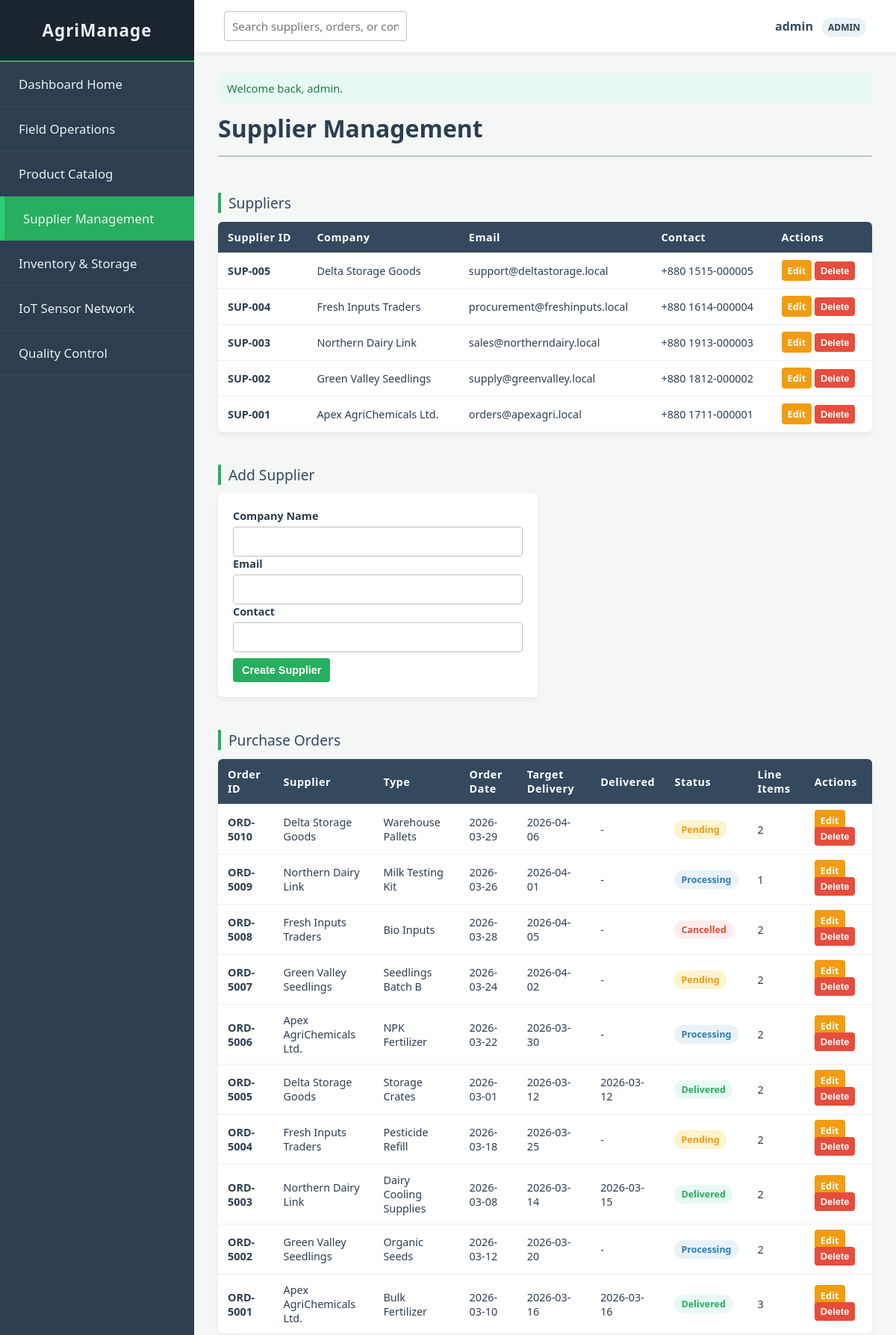
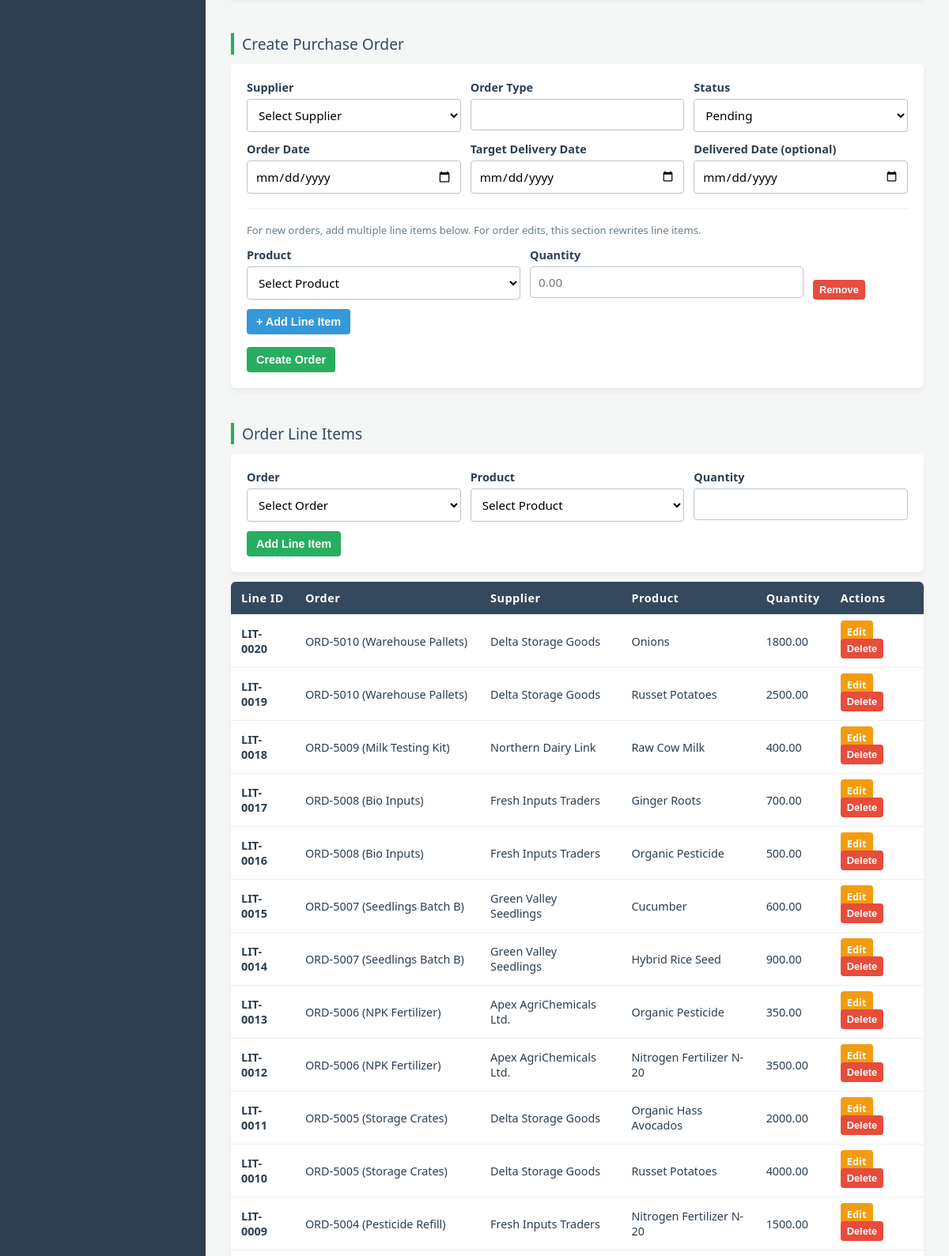
The page /modules/suppliers.php (signed in, upper part) on the database its author committed (2 pictures, top to bottom).
### tables this page shows
CREATE TABLE `suppliers` (
  `supplier_id` INT AUTO_INCREMENT PRIMARY KEY,
  `company_name` VARCHAR(150) NOT NULL,
  `email` VARCHAR(120) NOT NULL,
  `contact` VARCHAR(30) NOT NULL,
  UNIQUE KEY `uq_suppliers_email` (`email`),
  KEY `idx_suppliers_company` (`company_name`)
);

CREATE TABLE `purchase_orders` (
  `order_id` INT AUTO_INCREMENT PRIMARY KEY,
  `supplier_id` INT NOT NULL,
  `order_type` VARCHAR(120) NOT NULL,
  `order_date` DATE NOT NULL,
  `target_delivery_date` DATE NOT NULL,
  `delivered_date` DATE DEFAULT NULL,
  `status` ENUM('pending','processing','delivered','cancelled') NOT NULL DEFAULT 'pending',
  KEY `idx_purchase_orders_supplier` (`supplier_id`),
  KEY `idx_purchase_orders_status` (`status`),
  KEY `idx_purchase_orders_order_date` (`order_date`),
  CONSTRAINT `fk_purchase_orders_supplier`
    FOREIGN KEY (`supplier_id`) REFERENCES `suppliers` (`supplier_id`)
    ON UPDATE CASCADE ON DELETE RESTRICT
);

CREATE TABLE `order_line_items` (
  `line_item_id` INT AUTO_INCREMENT PRIMARY KEY,
  `order_id` INT NOT NULL,
  `product_id` INT NOT NULL,
  `quantity` DECIMAL(12,2) NOT NULL,
  KEY `idx_order_line_items_order` (`order_id`),
  KEY `idx_order_line_items_product` (`product_id`),
  CONSTRAINT `fk_order_line_items_order`
    FOREIGN KEY (`order_id`) REFERENCES `purchase_orders` (`order_id`)
    ON UPDATE CASCADE ON DELETE CASCADE,
  CONSTRAINT `fk_order_line_items_product`
    FOREIGN KEY (`product_id`) REFERENCES `products` (`product_id`)
    ON UPDATE CASCADE ON DELETE RESTRICT
);

CREATE TABLE `products` (
  `product_id` INT AUTO_INCREMENT PRIMARY KEY,
  `product_name` VARCHAR(150) NOT NULL,
  `category` VARCHAR(80) NOT NULL,
  `unit_of_measurement` VARCHAR(30) NOT NULL,
  `base_shelf_life_days` INT NOT NULL,
  `optimal_temp_min` DECIMAL(6,2) NOT NULL,
  `optimal_temp_max` DECIMAL(6,2) NOT NULL,
  KEY `idx_products_name` (`product_name`),
  KEY `idx_products_category` (`category`)
);

### modules/suppliers.php (the view, shortened to what the rows shown need)
<?php
$pdo = get_pdo();
$canManageSuppliers = has_role(['inventory_manager']);
$suppliers = $pdo->query('SELECT * FROM suppliers ORDER BY supplier_id DESC')->fetchAll();
$orderSql =
    'SELECT po.*, s.company_name,
            (SELECT COUNT(*) FROM order_line_items li WHERE li.order_id = po.order_id) AS line_count
     FROM purchase_orders po
     INNER JOIN suppliers s ON s.supplier_id = po.supplier_id';
$orderParams = [];
$orderSql .= ' ORDER BY po.order_id DESC';
$orderStmt = $pdo->prepare($orderSql);
$orderStmt->execute($orderParams);
$orders = $orderStmt->fetchAll();
$lineSql =
    'SELECT li.*, po.order_type, po.supplier_id, s.company_name, p.product_name
     FROM order_line_items li
     INNER JOIN purchase_orders po ON po.order_id = li.order_id
     INNER JOIN suppliers s ON s.supplier_id = po.supplier_id
     INNER JOIN products p ON p.product_id = li.product_id';
$lineParams = [];
$lineSql .= ' ORDER BY li.line_item_id DESC';
$lineStmt = $pdo->prepare($lineSql);
$lineStmt->execute($lineParams);
$lineItems = $lineStmt->fetchAll();
require __DIR__ . '/../includes/header.php';
?>
<div class="module-header">
    <h1 class="page-title">Supplier Management</h1>
</div>
<div class="dashboard-grid">
    <div class="full-width">
        <div class="data-table-container">
            <table class="data-table">
                <thead>
                <tr>
                    <th>Supplier ID</th>
                    <th>Company</th>
                    <th>Email</th>
                    <th>Contact</th>
                    <th>Actions</th>
                </tr>
                </thead>
                <tbody>
                <?php foreach ($suppliers as $row): ?>
                    <tr>
                        <td><strong><?= h(display_code('supplier', (int) $row['supplier_id'])) ?></strong></td>
                        <td><?= h($row['company_name']) ?></td>
                        <td><?= h($row['email']) ?></td>
                        <td><?= h($row['contact']) ?></td>
                        <td>
                            <?php if ($canManageSuppliers): ?>
                                <a class="btn btn-warning btn-sm" href="?edit_entity=supplier&edit_id=<?= h((string) $row['supplier_id']) ?>">Edit</a>
                                <form method="post" action="" style="display:inline;" data-confirm="Delete this supplier?">
                                    <button class="btn btn-danger btn-sm" type="submit">Delete</button>
                                </form>
                            <?php endif; ?>
                        </td>
                    </tr>
                <?php endforeach; ?>
                </tbody>
            </table>
        </div>
    </div>
    <div class="full-width">
        <div class="data-table-container">
            <table class="data-table">
                <thead>
                <tr>
                    <th>Order ID</th>
                    <th>Supplier</th>
                    <th>Type</th>
                    <th>Order Date</th>
                    <th>Target Delivery</th>
                    <th>Delivered</th>
                    <th>Status</th>
                    <th>Line Items</th>
                    <th>Actions</th>
                </tr>
                </thead>
                <tbody>
                <?php foreach ($orders as $row): ?>
                    <tr>
                        <td><strong><?= h(display_code('order', (int) $row['order_id'])) ?></strong></td>
                        <td><?= h($row['company_name']) ?></td>
                        <td><?= h($row['order_type']) ?></td>
                        <td><?= h($row['order_date']) ?></td>
                        <td><?= h($row['target_delivery_date']) ?></td>
                        <td><?= h($row['delivered_date'] ?? '-') ?></td>
                        <td><span class="badge <?= h(badge_class($row['status'])) ?>"><?= h(ucfirst($row['status'])) ?></span></td>
                        <td><?= h((string) $row['line_count']) ?></td>
                        <td>
                            <?php if ($canManageSuppliers): ?>
                                <a class="btn btn-warning btn-sm" href="?edit_entity=order&edit_id=<?= h((string) $row['order_id']) ?>">Edit</a>
                                <form method="post" action="" style="display:inline;" data-confirm="Delete this purchase order?">
                                    <button class="btn btn-danger btn-sm" type="submit">Delete</button>
                                </form>
                            <?php endif; ?>
                        </td>
                    </tr>
                <?php endforeach; ?>
                </tbody>
            </table>
        </div>
    </div>
    <?php if ($canManageSuppliers): ?>
        <div class="full-width">
            <div class="data-table-container" style="margin-top:12px;">
                <table class="data-table">
                    <thead>
                        <tr>
                            <th>Line ID</th>
                            <th>Order</th>
                            <th>Supplier</th>
                            <th>Product</th>
                            <th>Quantity</th>
                            <th>Actions</th>
                        </tr>
                    </thead>
                    <tbody>
                    <?php foreach ($lineItems as $row): ?>
                        <tr>
                            <td><strong><?= h(display_code('line_item', (int) $row['line_item_id'])) ?></strong></td>
                            <td><?= h(display_code('order', (int) $row['order_id'])) ?> (<?= h($row['order_type']) ?>)</td>
                            <td><?= h($row['company_name']) ?></td>
                            <td><?= h($row['product_name']) ?></td>
                            <td><?= h((string) $row['quantity']) ?></td>
                            <td>
                                <a class="btn btn-warning btn-sm" href="?edit_entity=line_item&edit_id=<?= h((string) $row['line_item_id']) ?>">Edit</a>
                                <form method="post" action="" style="display:inline;" data-confirm="Delete this line item?">
                                    <button class="btn btn-danger btn-sm" type="submit">Delete</button>
                                </form>
                            </td>
                        </tr>
                    <?php endforeach; ?>
                    </tbody>
                </table>
            </div>
        </div>
    <?php endif; ?>
</div>
<?php require __DIR__ . '/../includes/footer.php'; ?>

### rows shown on the page
suppliers: supplier_id "SUP-005", company_name "Delta Storage Goods", email "support@deltastorage.local", contact "+880 1515-000005"
suppliers: supplier_id "SUP-004", company_name "Fresh Inputs Traders", email "procurement@freshinputs.local", contact "+880 1614-000004"
suppliers: supplier_id "SUP-003", company_name "Northern Dairy Link", email "sales@northerndairy.local", contact "+880 1913-000003"
suppliers: supplier_id "SUP-002", company_name "Green Valley Seedlings", email "supply@greenvalley.local", contact "+880 1812-000002"
suppliers: supplier_id "SUP-001", company_name "Apex AgriChemicals Ltd.", email "orders@apexagri.local", contact "+880 1711-000001"
purchase_orders: order_id "ORD-5010", supplier.company_name "Delta Storage Goods", order_type "Warehouse Pallets", order_date "2026-03-29", target_delivery_date "2026-04-06", delivered_date "-", status "Pending", line_count "2"
purchase_orders: order_id "ORD-5009", supplier.company_name "Northern Dairy Link", order_type "Milk Testing Kit", order_date "2026-03-26", target_delivery_date "2026-04-01", delivered_date "-", status "Processing", line_count "1"
purchase_orders: order_id "ORD-5008", supplier.company_name "Fresh Inputs Traders", order_type "Bio Inputs", order_date "2026-03-28", target_delivery_date "2026-04-05", delivered_date "-", status "Cancelled", line_count "2"
purchase_orders: order_id "ORD-5007", supplier.company_name "Green Valley Seedlings", order_type "Seedlings Batch B", order_date "2026-03-24", target_delivery_date "2026-04-02", delivered_date "-", status "Pending", line_count "2"
purchase_orders: order_id "ORD-5006", supplier.company_name "Apex AgriChemicals Ltd.", order_type "NPK Fertilizer", order_date "2026-03-22", target_delivery_date "2026-03-30", delivered_date "-", status "Processing", line_count "2"
purchase_orders: order_id "ORD-5005", supplier.company_name "Delta Storage Goods", order_type "Storage Crates", order_date "2026-03-01", target_delivery_date "2026-03-12", delivered_date "2026-03-12", status "Delivered", line_count "2"
purchase_orders: order_id "ORD-5004", supplier.company_name "Fresh Inputs Traders", order_type "Pesticide Refill", order_date "2026-03-18", target_delivery_date "2026-03-25", delivered_date "-", status "Pending", line_count "2"
purchase_orders: order_id "ORD-5003", supplier.company_name "Northern Dairy Link", order_type "Dairy Cooling Supplies", order_date "2026-03-08", target_delivery_date "2026-03-14", delivered_date "2026-03-15", status "Delivered", line_count "2"
purchase_orders: order_id "ORD-5002", supplier.company_name "Green Valley Seedlings", order_type "Organic Seeds", order_date "2026-03-12", target_delivery_date "2026-03-20", delivered_date "-", status "Processing", line_count "2"
purchase_orders: order_id "ORD-5001", supplier.company_name "Apex AgriChemicals Ltd.", order_type "Bulk Fertilizer", order_date "2026-03-10", target_delivery_date "2026-03-16", delivered_date "2026-03-16", status "Delivered", line_count "3"
order_line_items: line_item_id "LIT-0020", order "ORD-5010", order.order_type "Warehouse Pallets", suppliers.company_name "Delta Storage Goods", product.product_name "Onions", quantity "1800.00"
order_line_items: line_item_id "LIT-0019", order "ORD-5010", order.order_type "Warehouse Pallets", suppliers.company_name "Delta Storage Goods", product.product_name "Russet Potatoes", quantity "2500.00"
order_line_items: line_item_id "LIT-0018", order "ORD-5009", order.order_type "Milk Testing Kit", suppliers.company_name "Northern Dairy Link", product.product_name "Raw Cow Milk", quantity "400.00"
order_line_items: line_item_id "LIT-0017", order "ORD-5008", order.order_type "Bio Inputs", suppliers.company_name "Fresh Inputs Traders", product.product_name "Ginger Roots", quantity "700.00"
order_line_items: line_item_id "LIT-0016", order "ORD-5008", order.order_type "Bio Inputs", suppliers.company_name "Fresh Inputs Traders", product.product_name "Organic Pesticide", quantity "500.00"
order_line_items: line_item_id "LIT-0015", order "ORD-5007", order.order_type "Seedlings Batch B", suppliers.company_name "Green Valley Seedlings", product.product_name "Cucumber", quantity "600.00"
order_line_items: line_item_id "LIT-0014", order "ORD-5007", order.order_type "Seedlings Batch B", suppliers.company_name "Green Valley Seedlings", product.product_name "Hybrid Rice Seed", quantity "900.00"
order_line_items: line_item_id "LIT-0013", order "ORD-5006", order.order_type "NPK Fertilizer", suppliers.company_name "Apex AgriChemicals Ltd.", product.product_name "Organic Pesticide", quantity "350.00"
order_line_items: line_item_id "LIT-0012", order "ORD-5006", order.order_type "NPK Fertilizer", suppliers.company_name "Apex AgriChemicals Ltd.", product.product_name "Nitrogen Fertilizer N-20", quantity "3500.00"
order_line_items: line_item_id "LIT-0011", order "ORD-5005", order.order_type "Storage Crates", suppliers.company_name "Delta Storage Goods", product.product_name "Organic Hass Avocados", quantity "2000.00"
order_line_items: line_item_id "LIT-0010", order "ORD-5005", order.order_type "Storage Crates", suppliers.company_name "Delta Storage Goods", product.product_name "Russet Potatoes", quantity "4000.00"
order_line_items: line_item_id "LIT-0009", order "ORD-5004", order.order_type "Pesticide Refill", suppliers.company_name "Fresh Inputs Traders", product.product_name "Nitrogen Fertilizer N-20", quantity "1500.00"

### other values the page prints
$item[0] "Dashboard Home"
$item[0] "Field Operations"
$item[0] "Product Catalog"
$item[0] "Supplier Management"
$item[0] "Inventory & Storage"
$item[0] "IoT Sensor Network"
$item[0] "Quality Control"
$user['username'] "admin"
$user['role'] "ADMIN"
$flash['message'] "Welcome back, admin."
form field status "Pending"
